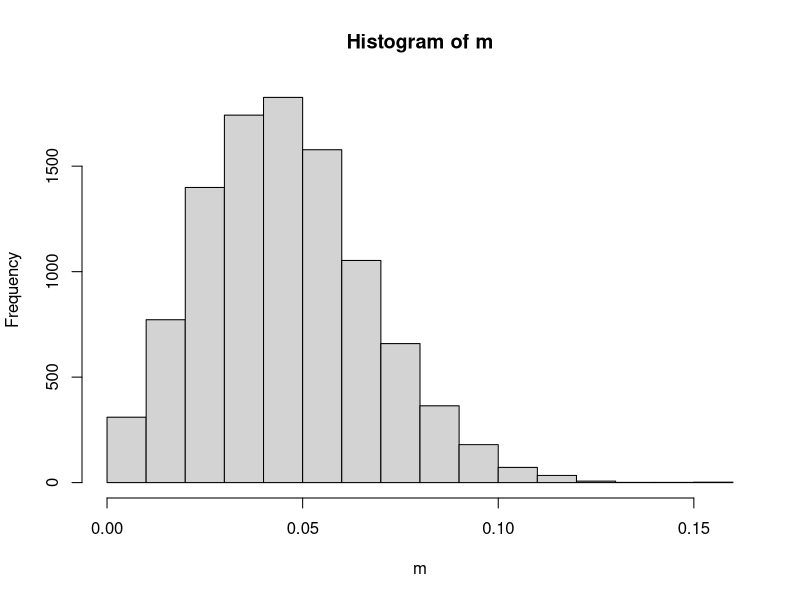
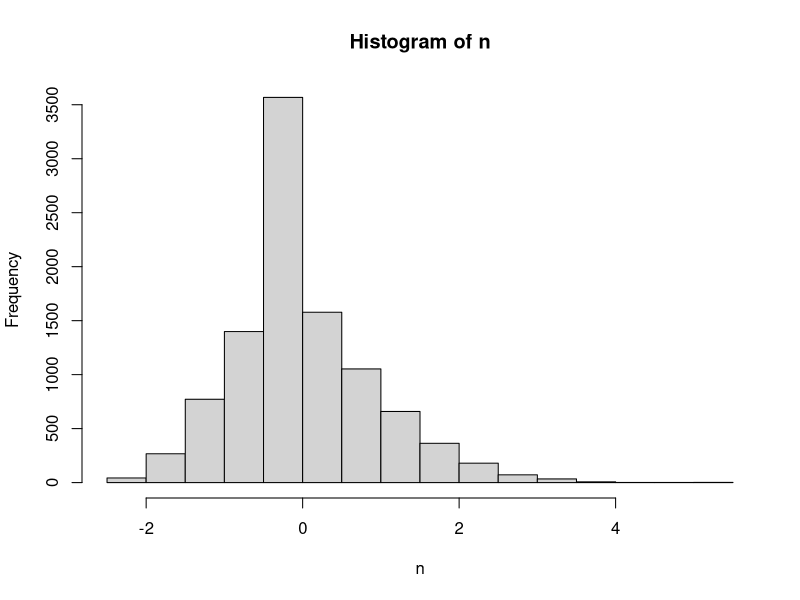

Write R code to recreate these figures, in order.
## ---- chunk 1

nmax=10000
nsamples=100
m=0
n=0
p = 0.05
mean = p
stdev = sqrt(p*(1-p))
for (i in 1:nmax) # number of means calculated
  {
  x = rbinom(nsamples, 1, .05) # number of values draw from distribution
  m[i] = mean(x)  # mean of the sample
  n[i] = (mean(x)-mean)/(stdev/sqrt(nsamples))  # normalized sample mean
}
hist(m)
mean(m)
sd(m)
.5/sqrt(nsamples)
hist(n)
sort(m)[0.025*nmax] #lower bound confidence interval 95%
sort(m)[0.975*nmax] #upper bound confidence interval 95%
qnorm(0.025,mean=.5,sd=0.5/sqrt(nsamples))
qnorm(0.975,mean=.5,sd=0.5/sqrt(nsamples))
mean(n)
sd(n)
sort(n)[0.025*nmax] #lower bound confidence interval 95%
sort(n)[0.975*nmax] #upper bound confidence interval 95%
## ---- chunk 2
qnorm(0.025,mean=0,sd=1)
qnorm(0.975,mean=0,sd=1)
